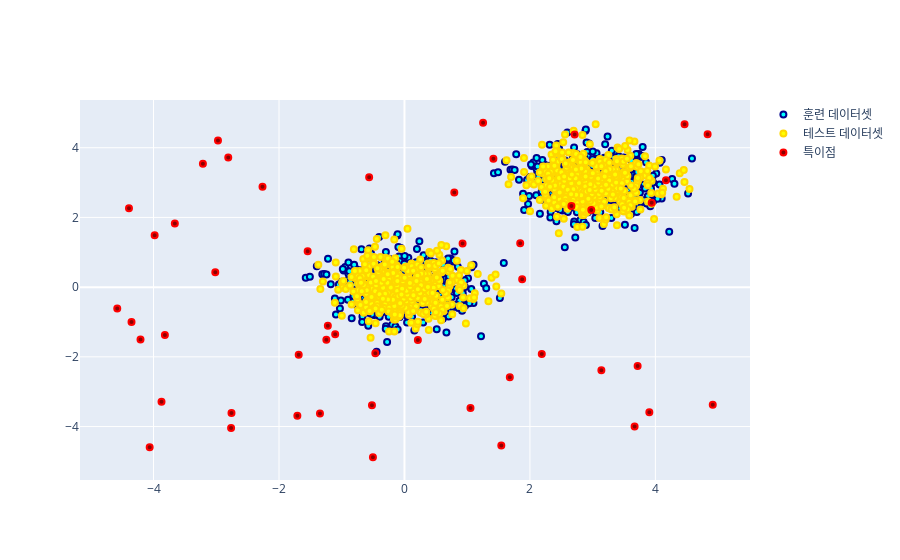

Source (notebook cell):
### Code cell
import plotly.graph_objects as go

# 인스턴스 생성
fig = go.Figure()
# Scatter 방식으로 마크 생성
# add_trace 개수에 따라서 데이터 출력 개수가 늘어남
fig.add_trace(
    go.Scatter(
        x=X_train['x'],
        y=X_train['y'],
        mode='markers',
        marker=dict(
            color='Aqua',
            line=dict(
                color='DarkBlue',
                width=2
            )
        ),
        name='훈련 데이터셋'
    )
)
fig.add_trace(
    go.Scatter(
        x=X_test['x'],
        y=X_test['y'],
        mode='markers',
        marker=dict(
            color='Yellow',
            line=dict(
                color='Gold',
                width=2
            )
        ),
        name='테스트 데이터셋'
    )
)
fig.add_trace(
    go.Scatter(
        x=X_outliers['x'],
        y=X_outliers['y'],
        mode='markers',
        marker=dict(
            color='DarkRed',
            line=dict(
                color='Red',
                width=2
            )
        ),
        name='특이점'
    )
)
fig.show()

### Figure 1 — Plotly figure (JSON) as saved in the notebook; plotly's stock layout.template omitted (floating-point values rounded to 4 significant figures; data arrays with more than 128 entries replaced by an {"elided": "..."} marker saying what was removed)
{"data": [{"marker": {"color": "Aqua", "line": {"color": "DarkBlue", "width": 2}}, "mode": "markers", "name": "훈련 데이터셋", "type": "scatter", "x": {"elided": "1000 float values"}, "y": {"elided": "1000 float values"}}, {"marker": {"color": "Yellow", "line": {"color": "Gold", "width": 2}}, "mode": "markers", "name": "테스트 데이터셋", "type": "scatter", "x": {"elided": "1000 float values"}, "y": {"elided": "1000 float values"}}, {"marker": {"color": "DarkRed", "line": {"color": "Red", "width": 2}}, "mode": "markers", "name": "특이점", "type": "scatter", "x": [-0.5182, 2.978, 1.253, -0.563, 4.465, 1.876, -1.245, -1.347, 1.544, 0.9266, 3.139, -3.213, -4.061, 1.845, 4.832, 2.189, -1.707, -3.982, -0.5027, -2.973, -2.809, -3.819, 3.94, 2.713, 1.052, 0.7943, 3.669, 1.418, -3.873, -4.208, -2.757, -1.104, -1.543, 3.903, -1.221, -4.578, -3.016, -2.263, 1.679, 2.661, -0.4646, 4.914, -4.351, 0.2135, -4.391, -1.686, -3.661, -2.764, 3.717, 4.168], "y": [-3.386, 2.215, 4.717, 3.153, 4.673, 0.2295, -1.508, -3.628, -4.541, 1.255, -2.385, 3.538, -4.594, 1.258, 4.389, -1.915, -3.688, 1.489, -4.881, 4.208, 3.72, -1.372, 2.419, 4.376, -3.469, 2.713, -3.995, 3.686, -3.291, -1.505, -3.613, -1.352, 1.032, -3.591, -1.111, -0.613, 0.4272, 2.881, -2.589, 2.325, -1.898, -3.374, -0.9982, -1.514, 2.264, -1.943, 1.825, -4.041, -2.262, 3.067]}], "layout": {}}
